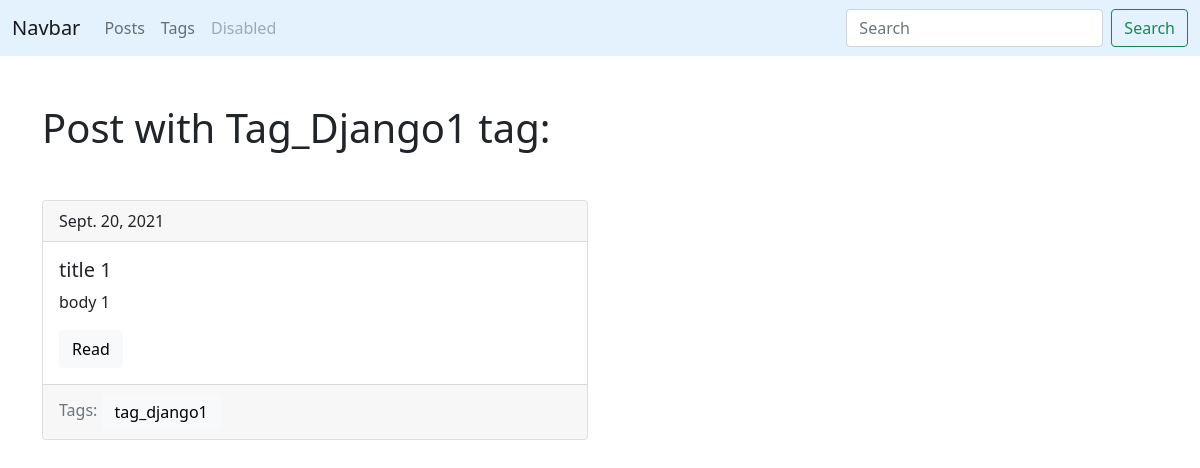
Page /blog/tag/tag_django1/ on the committed database.
### blog/models.py (models this page shows, shortened)
class Tag(models.Model):
    title = models.CharField(max_length=150)
    slug = models.SlugField(max_length=150,unique=True)
    def get_absolute_url(self):
        return reverse('tag_detail_url',kwargs={'slug':self.slug})

class Post(models.Model):
    title = models.CharField(max_length=150,db_index=True)
    slug = models.SlugField(max_length=150,unique=True)
    body = models.TextField(blank=True,db_index=True)
    tags = models.ManyToManyField('Tag',blank=True,related_name='posts')
    date_pub = models.DateField(auto_now_add=True)
    def get_absolute_url(self):
        return reverse('post_detail_url',kwargs={'slug':self.slug+'1'})

### blog/views.py (the view)
# urls.py: path('tag/<str:slug>/', tag_detail,     name='tag_detail_url')
def tag_detail(request,slug):
    tag = Tag.objects.get(slug__iexact=slug)
    return render(request, 'blog/tag_detail.html', context={'tag': tag})

### blog/templates/blog/tag_detail.html (shortened to what this page needs)
{% extends 'blog/base_blog.html' %}
{% block content %}
    <h1 class="mb-5"> Post with {{ tag.title|title }} tag:</h1>
    {% for post in tag.posts.all %}
        {% include 'blog/includes/post_card_template.html' %}
    {%endfor%}
{% endblock %}

### blog/templates/blog/includes/post_card_template.html
<div class="card mb-4">
    <div class="card-header">
        {{post.date_pub}}
    </div>
    <div class="card-body">
        <h5 class="card-title">{{post.title}}</h5>
        <p class="card-text">{{post.body|truncatewords:15}}</p>
        <a href="{{ post.get_absolute_url }}" class="btn btn-light">Read</a>
    </div>
    <div class="card-footer text-muted">
        Tags:
        {% for tag in post.tags.all%}
            <a href="{{ tag.get_absolute_url }}" class="btn btn-light">{{ tag.title }}</a>
        {%endfor%}
    </div>
</div>

### rows in the picture
Tag: title "Tag_Django1", title "tag_django1"
Post: date_pub "Sept. 20, 2021", title "title 1", body "body 1"
